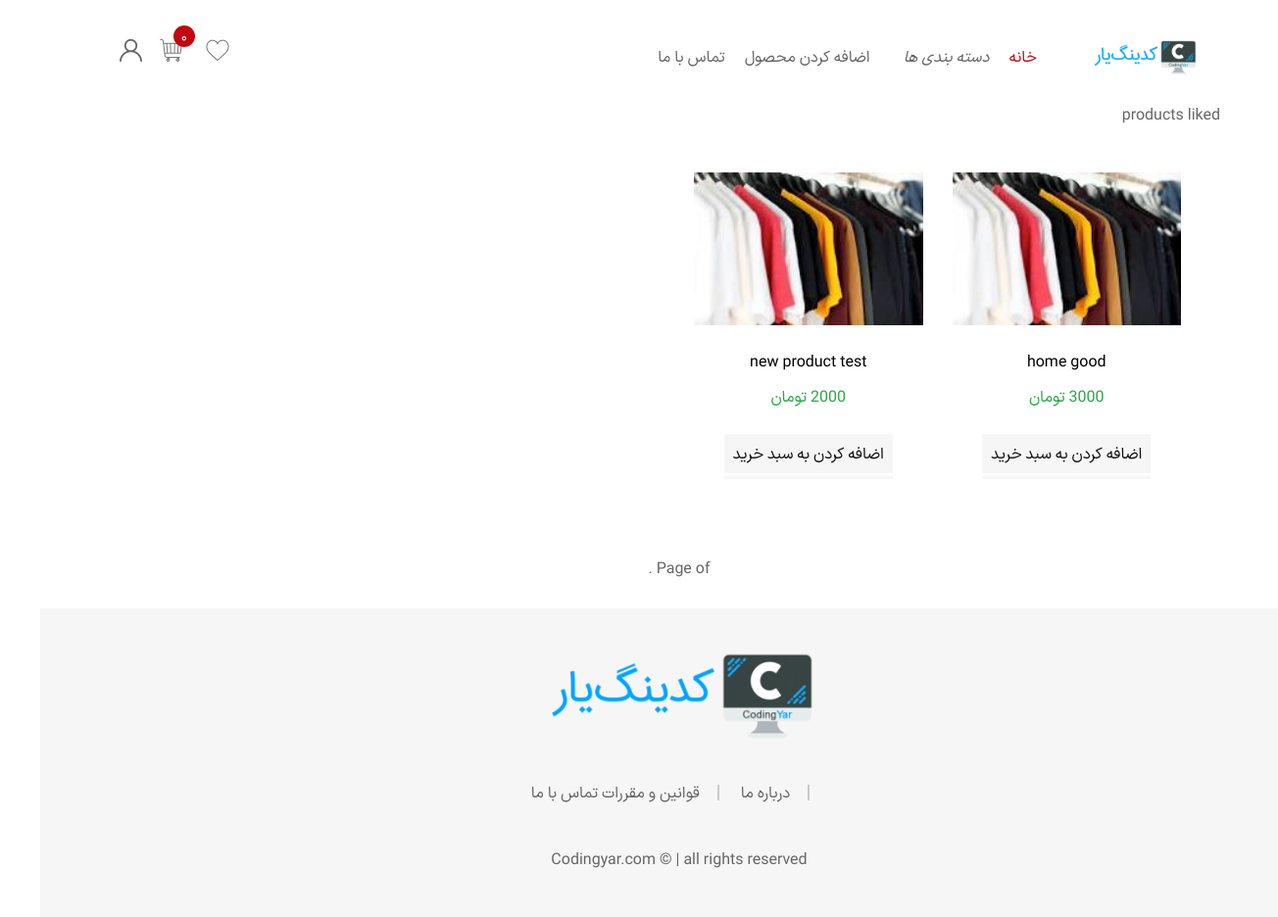
/store/likes/products/ (signed in), run on the app's committed database.
### store/models.py (models this page shows, shortened)
class Product(models.Model):
    category = models.ManyToManyField(Category)
    title = models.CharField(max_length=255)
    slug = models.SlugField(allow_unicode=True)
    description = models.TextField()
    quantity = models.PositiveIntegerField()
    price = models.PositiveIntegerField()
    promotion = models.ForeignKey(Promotion, on_delete=models.CASCADE, null=True, blank=True, related_name='products')
    image = models.ImageField(upload_to='product', null=True)
    likes = GenericRelation(Like)
    date_time_created = models.DateTimeField(auto_now_add=True)
    date_time_modified = models.DateTimeField(auto_now=True)
    objects = ProductManager()
    def final_price(self):
        if self.promotion:
            return int(self.price * (1 - self.promotion.discount))
        return self.price

### store/views.py (the view)
# urls.py: path('likes/products/', views.product_liked_list, name='product-liked-list'),
@login_required
def product_liked_list(request):
    likes = Like.objects.filter(user=request.user).values('object_id')
    products = Product.objects.available().filter(id__in=likes)
    return render(request, template_name='store/product_liked.html', context={'products': products})

### store/cart.py (called while the page is built)
    def total_price(self):
        total = 0
        product_ids = list(map(int, self.cart.keys()))
        for product in Product.objects.filter(id__in=product_ids):
            quantity = self.cart[str(product.id)]['quantity']
            total += product.final_price() * quantity
        return total

    def __len__(self):
        return len(self.cart.keys())

### store/context_processor.py (called while the page is built)
def cart_processor(request):
    cart = Cart(request)
    return {'cart': cart}

def category_processor(request):
    query = Category.objects.all()
    return {'categories': query}

### store/models.py (called while the page is built)
    def available(self):
        return self.filter(quantity__gt=0)

### store/templatetags/persian_numbers.py (called while the page is built)
@register.filter
def trans_number(value):
    value = str(value)
    persian_numbers = '۱۲۳۴۵۶۷۸۹۰'
    english_numbers = '1234567890'
    translation_table = str.maketrans(english_numbers, persian_numbers)
    return value.translate(translation_table)

### store/templates/store/product_liked.html (shortened to what this page needs)
{% extends '_base.html' %}
{% load static %}
{% block content %}
    <div class="main-content-wrapper container-fluid">
        <div class="shop-page-wrapper shop-fullwidth">
            <div class="container">
                <div class="row mb--50">
                    <div class="col-12">
                        <div class="shop-toolbar">
                            <div class="container row align-items-center">
                                <div class="col-lg-12 mb-md--50 mb-xs--10">
                                    <div class="shop-toolbar__left d-flex align-items-sm-center align-items-start flex-sm-row flex-column">
                                       <p>products liked</p>
                                    </div>
                                </div>
                            </div>
                        </div>
                    </div>
                </div>
            </div>
            <div class="container-fluid shop-products">
                <div class="row">
                    <div class="col-12">
                        <div class="tab-content" id="product-tab-content">
                            <div class="tab-pane fade show active" id="nav-all">
                                <div class="row xxl-block-grid-6 grid-space-20">
                                    {% for product in products %}
                                        <div class="col-xl-3 col-md-4 col-sm-6 mb--50">
                                            <div class="ShoppingYar-product">
                                                <div class="product-inner">
                                                    <figure class="product-image">
                                                        <a href="{% url 'product-detail' product.slug %}">
                                                            <img src="{{ product.image.url }}"
                                                                 alt="Products">
                                                        </a>
                                                        <div class="ShoppingYar-product-action">
                                                            <div class="product-action d-flex">
                                                            </div>
                                                        </div>
                                                    </figure>
                                                    <div class="product-info">
                                                        <h3 class="product-title h6 mb--15">
                                                            <a href="{% url 'product-detail' product.slug %}">{{ product.title }}</a>
                                                        </h3>
                                                        <div class="product-price-wrapper mb--30">
                                                            <span class="money text-success">{{ product.final_price }} تومان</span>
                                                        </div>
                                                        <a href="{% url 'add-product-to-cart-list' product.pk %}"
                                                           class="btn btn-small btn-bg-sand btn-color-dark px-3">اضافه
                                                            کردن
                                                            به سبد خرید</a>
                                                    </div>
                                                </div>
                                            </div>
                                        </div>
                                    {% endfor %}
                                </div>
                            </div>
                        </div>
                        <nav class="pagination-wrap mt--35 mt-md--25 pb-5">
                            <div class="pagination">
    <span class="step-links">
        <span class="current">
            Page {{ page_obj.number }} of {{ page_obj.paginator.num_pages }}.
        </span>
    </span>
                            </div>
                        </nav>
                    </div>
                </div>
            </div>
        </div>
    </div>
{% endblock %}

### static/css/_base.css (style rules this page uses)
body { font-family: "IRANSansX", serif; text-align:right !important; }

### data on the page
Product: image (picture), title "home good"
Product: image (picture), title "new product test"
